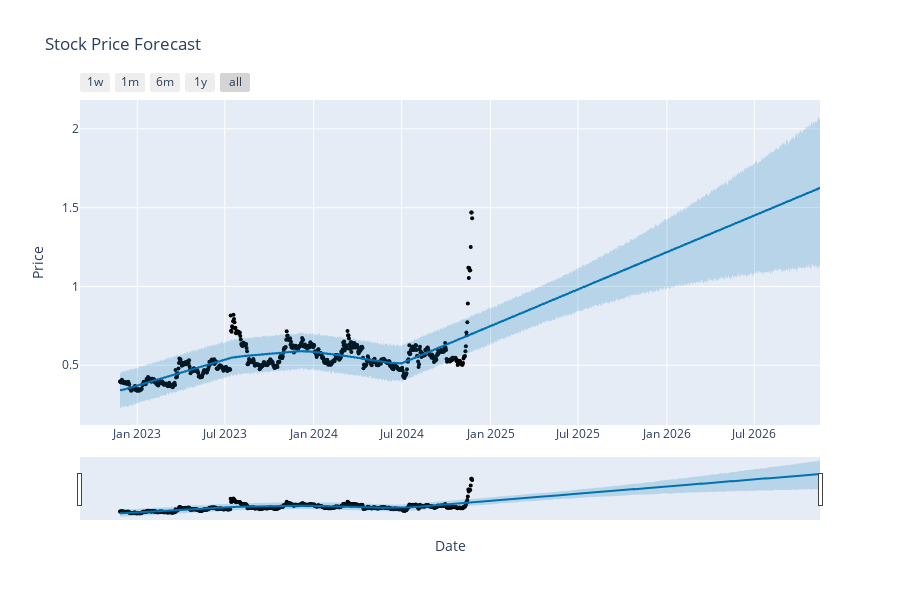

Notebook source saved alongside this figure:
### Code cell
model = Prophet()
model.fit(forecast_data)
forecasts = model.make_future_dataframe(periods=720)
predictions = model.predict(forecasts)
fig_forecast = plot_plotly(model, predictions)
fig_forecast.update_layout(title='Stock Price Forecast', xaxis_title='Date', yaxis_title='Price')
fig_forecast.show()

### Figure 1 — Plotly figure (JSON) as saved in the notebook; plotly's stock layout.template omitted (floating-point values rounded to 4 significant figures; data arrays with more than 128 entries replaced by an {"elided": "..."} marker saying what was removed)
{"data": [{"marker": {"color": "black", "size": 4}, "mode": "markers", "name": "Actual", "type": "scatter", "x": {"elided": "730 str values"}, "y": {"elided": "730 float values"}}, {"hoverinfo": "skip", "line": {"width": 0}, "mode": "lines", "type": "scatter", "x": {"elided": "1450 str values"}, "y": {"elided": "1450 float values"}}, {"fill": "tonexty", "fillcolor": "rgba(0, 114, 178, 0.2)", "line": {"color": "#0072B2", "width": 2}, "mode": "lines", "name": "Predicted", "type": "scatter", "x": {"elided": "1450 str values"}, "y": {"elided": "1450 float values"}}, {"fill": "tonexty", "fillcolor": "rgba(0, 114, 178, 0.2)", "hoverinfo": "skip", "line": {"width": 0}, "mode": "lines", "type": "scatter", "x": {"elided": "1450 str values"}, "y": {"elided": "1450 float values"}}], "layout": {"height": 600, "showlegend": false, "title": {"text": "Stock Price Forecast"}, "width": 900, "xaxis": {"rangeselector": {"buttons": [{"count": 7, "label": "1w", "step": "day", "stepmode": "backward"}, {"count": 1, "label": "1m", "step": "month", "stepmode": "backward"}, {"count": 6, "label": "6m", "step": "month", "stepmode": "backward"}, {"count": 1, "label": "1y", "step": "year", "stepmode": "backward"}, {"step": "all"}]}, "rangeslider": {"visible": true}, "title": {"text": "Date"}, "type": "date"}, "yaxis": {"title": {"text": "Price"}}}}
